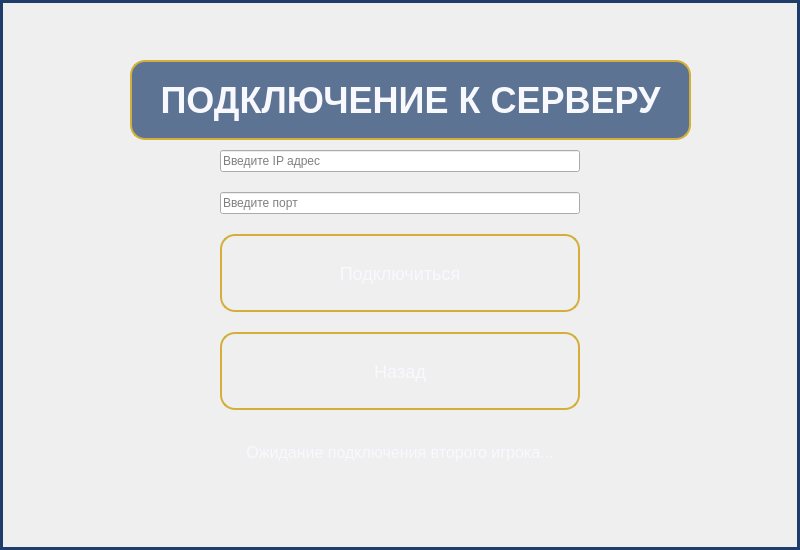
<?xml version="1.0" encoding="UTF-8"?>
<ui version="4.0">
 <class>ConnectWindow</class>
 <widget class="QDialog" name="ConnectWindow">
  <property name="geometry">
   <rect>
    <x>0</x>
    <y>0</y>
    <width>800</width>
    <height>550</height>
   </rect>
  </property>
  <property name="windowTitle">
   <string>Подключение</string>
  </property>
  <property name="styleSheet">
   <string notr="true">
QDialog {
    background-color: qlineargradient(x1:0, y1:0, x2:1, y2:1,
                                    stop:0 #0a2463, stop:1 #3e92cc);
    border: 3px solid #1e3d6b;
}

QLabel {
    color: #f8f8ff;
    font-family: &quot;Arial Rounded MT Bold&quot;;
    text-shadow: 2px 2px 4px rgba(0, 0, 0, 0.5);
}

QLabel#labelTitle {
    font-size: 36px;
    font-weight: bold;
    color: #f8f8ff;
    background-color: rgba(30, 61, 107, 0.7);
    border-radius: 15px;
    padding: 10px;
    border: 2px solid #d4af37;
}

QPushButton {
    background-color: qlineargradient(x1:0, y1:0, x2:0, y2:1,
                                    stop:0 #1e3d6b, stop:1 #0a2463);
    border: 2px solid #d4af37;
    border-radius: 15px;
    padding: 12px 24px;
    font-family: &quot;Arial Rounded MT Bold&quot;;
    font-size: 18px;
    color: #f8f8ff;
    min-width: 200px;
    min-height: 50px;
}

QPushButton:hover {
    background-color: qlineargradient(x1:0, y1:0, x2:0, y2:1,
                                    stop:0 #3a5f8c, stop:1 #1e3d6b);
    border: 2px solid #f8f8ff;
}

QPushButton:pressed {
    background-color: qlineargradient(x1:0, y1:0, x2:0, y2:1,
                                    stop:0 #0a2463, stop:1 #1e3d6b);
}

QLabel#labelStatus {
    font-size: 16px;
    color: #f8f8ff;
    qproperty-alignment: 'AlignCenter';
    margin-top: 10px;
}
   </string>
  </property>
  <widget class="QWidget" name="centralwidget" native="true">
   <property name="geometry">
    <rect>
     <x>0</x>
     <y>20</y>
     <width>821</width>
     <height>466</height>
    </rect>
   </property>
   <widget class="QLabel" name="labelTitle">
    <property name="geometry">
     <rect>
      <x>130</x>
      <y>40</y>
      <width>561</width>
      <height>80</height>
     </rect>
    </property>
    <property name="text">
     <string>ПОДКЛЮЧЕНИЕ К СЕРВЕРУ</string>
    </property>
    <property name="alignment">
     <set>Qt::AlignmentFlag::AlignCenter</set>
    </property>
   </widget>
   <widget class="QWidget" name="formLayoutWidget">
    <property name="enabled">
     <bool>true</bool>
    </property>
    <property name="geometry">
     <rect>
      <x>220</x>
      <y>130</y>
      <width>360</width>
      <height>315</height>
     </rect>
    </property>
    <layout class="QVBoxLayout" name="verticalLayout">
     <property name="spacing">
      <number>20</number>
     </property>
     <item>
      <widget class="QLineEdit" name="lineEditIP">
       <property name="placeholderText">
        <string>Введите IP адрес</string>
       </property>
      </widget>
     </item>
     <item>
      <widget class="QLineEdit" name="lineEditPort">
       <property name="placeholderText">
        <string>Введите порт</string>
       </property>
      </widget>
     </item>
     <item>
      <widget class="QPushButton" name="btnConnect">
       <property name="text">
        <string>Подключиться</string>
       </property>
      </widget>
     </item>
     <item>
      <widget class="QPushButton" name="btnBack">
       <property name="text">
        <string>Назад</string>
       </property>
      </widget>
     </item>
     <item>
      <widget class="QLabel" name="labelStatus">
       <property name="enabled">
        <bool>true</bool>
       </property>
       <property name="text">
        <string>Ожидание подключения второго игрока...</string>
       </property>
       <property name="alignment">
        <set>Qt::AlignmentFlag::AlignCenter</set>
       </property>
      </widget>
     </item>
    </layout>
   </widget>
  </widget>
  <widget class="QToolBar" name="toolBar">
   <property name="geometry">
    <rect>
     <x>0</x>
     <y>0</y>
     <width>8</width>
     <height>17</height>
    </rect>
   </property>
   <property name="windowTitle">
    <string>toolBar</string>
   </property>
  </widget>
  <widget class="QToolBar" name="toolBar_2">
   <property name="geometry">
    <rect>
     <x>0</x>
     <y>0</y>
     <width>8</width>
     <height>17</height>
    </rect>
   </property>
   <property name="windowTitle">
    <string>toolBar_2</string>
   </property>
  </widget>
 </widget>
 <resources/>
 <connections/>
</ui>
